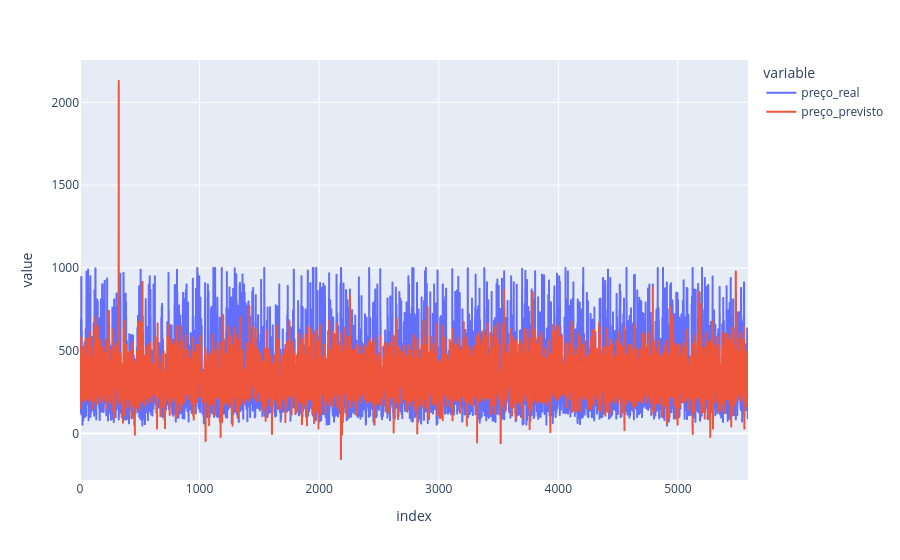

Source (notebook cell):
### Code cell
df_lasso = pd.DataFrame({
    'id_imovel': X_test['id'],       # Busca o ID original que ficou de fora do treino
    'preço_real': y_test,             # A nota real (Target)
    'preço_previsto': y_pred_lasso      # A nota que a árvore calculou
})
df_lasso.reset_index(drop=True, inplace=True)
df_lasso['erro'] = (df_lasso['preço_real'] - df_lasso['preço_previsto']).abs() / df_lasso['preço_real'] 


fig = px.line(df_lasso, y=['preço_real', 'preço_previsto'])
fig.show()
print(df_lasso[df_lasso['erro'] >=0.1].head())

### Figure 1 — Plotly figure (JSON) as saved in the notebook; plotly's stock layout.template omitted (floating-point values rounded to 4 significant figures; data arrays with more than 128 entries replaced by an {"elided": "..."} marker saying what was removed)
{"data": [{"hovertemplate": "variable=preço_real<br>index=%{x}<br>value=%{y}<extra></extra>", "legendgroup": "preço_real", "line": {"color": "#636efa", "dash": "solid"}, "marker": {"symbol": "circle"}, "mode": "lines", "name": "preço_real", "showlegend": true, "type": "scattergl", "x": {"elided": "5587 int values"}, "xaxis": "x", "y": {"elided": "5587 float values"}, "yaxis": "y"}, {"hovertemplate": "variable=preço_previsto<br>index=%{x}<br>value=%{y}<extra></extra>", "legendgroup": "preço_previsto", "line": {"color": "#EF553B", "dash": "solid"}, "marker": {"symbol": "circle"}, "mode": "lines", "name": "preço_previsto", "showlegend": true, "type": "scattergl", "x": {"elided": "5587 int values"}, "xaxis": "x", "y": {"elided": "5587 float values"}, "yaxis": "y"}], "layout": {"legend": {"title": {"text": "variable"}, "tracegroupgap": 0}, "margin": {"t": 60}, "xaxis": {"anchor": "y", "domain": [0, 1], "title": {"text": "index"}}, "yaxis": {"anchor": "x", "domain": [0, 1], "title": {"text": "value"}}}}
